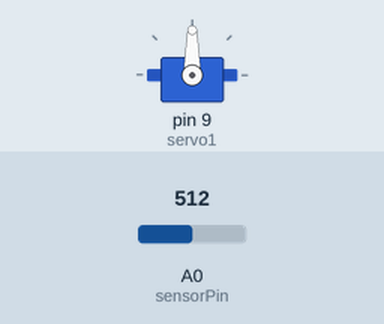
This sketch was run on a simulated Arduino Uno, built with avr-gcc and run on an emulated ATmega328P. Shown: servo. The inputs (shaded band) are chosen by the test bench; at power-on: A0 (sensorPin) = 512.

Above: at 1.2 s.
1.3 s: A0 (sensorPin) set to 716
At 2.2 s:
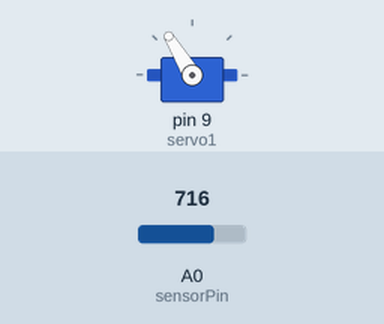
2.8 s: A0 (sensorPin) set to 900
At 3.3 s:
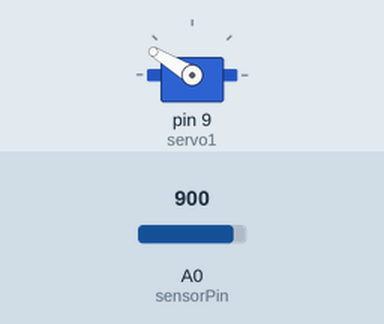
4.3 s: A0 (sensorPin) set to 1023
At 5.5 s:
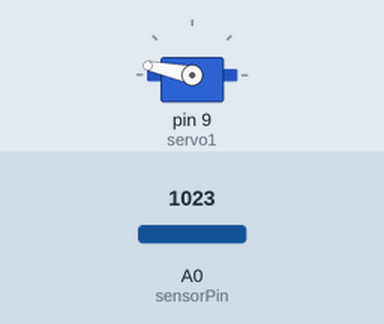
5.8 s: A0 (sensorPin) set to 306
At 6.8 s:
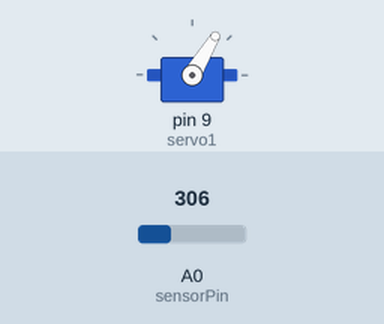
7.3 s: A0 (sensorPin) set to 122
At 7.9 s:
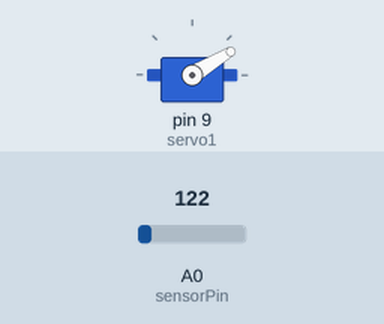
8.8 s: A0 (sensorPin) set to 511
At 9.1 s:
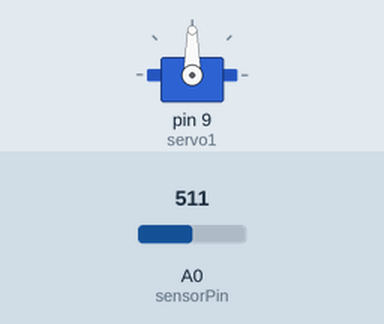
Timing chart, 0 to 11.3 s (numbered marks = the images above; inputs shaded):
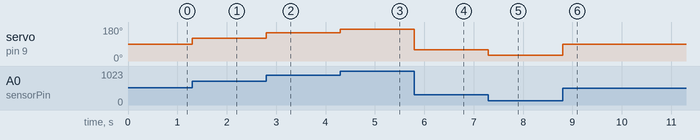

The sketch:

tile_maze_potentiometer.ino
```cpp
#include <Servo.h>  // servo library


Servo servo1;  // servo control object

// analog input initialization
int sensorPin = A0;

void setup()
{
  servo1.attach(9);

}


void loop()
{

  int sensorValue;

  // read sensor value
  sensorValue = analogRead(sensorPin);

  // map the inout value to usable range
  int tilt =  map(sensorValue , 0, 1023, 13, 168 );

  // writes to the servo so it would tilt
  servo1.write( tilt );

}
```

Measured:
- after the input at 1.3 s, servo on pin 9 (servo1): 90° → 121° at once
- after the input at 2.8 s, servo on pin 9 (servo1): 121° → 149° at once
- after the input at 4.3 s, servo on pin 9 (servo1): 149° → 168° at once
- after the input at 5.8 s, servo on pin 9 (servo1): 168° → 59° at once
- after the input at 7.3 s, servo on pin 9 (servo1): 59° → 31° at once
- after the input at 8.8 s, servo on pin 9 (servo1): 31° → 90° at once
